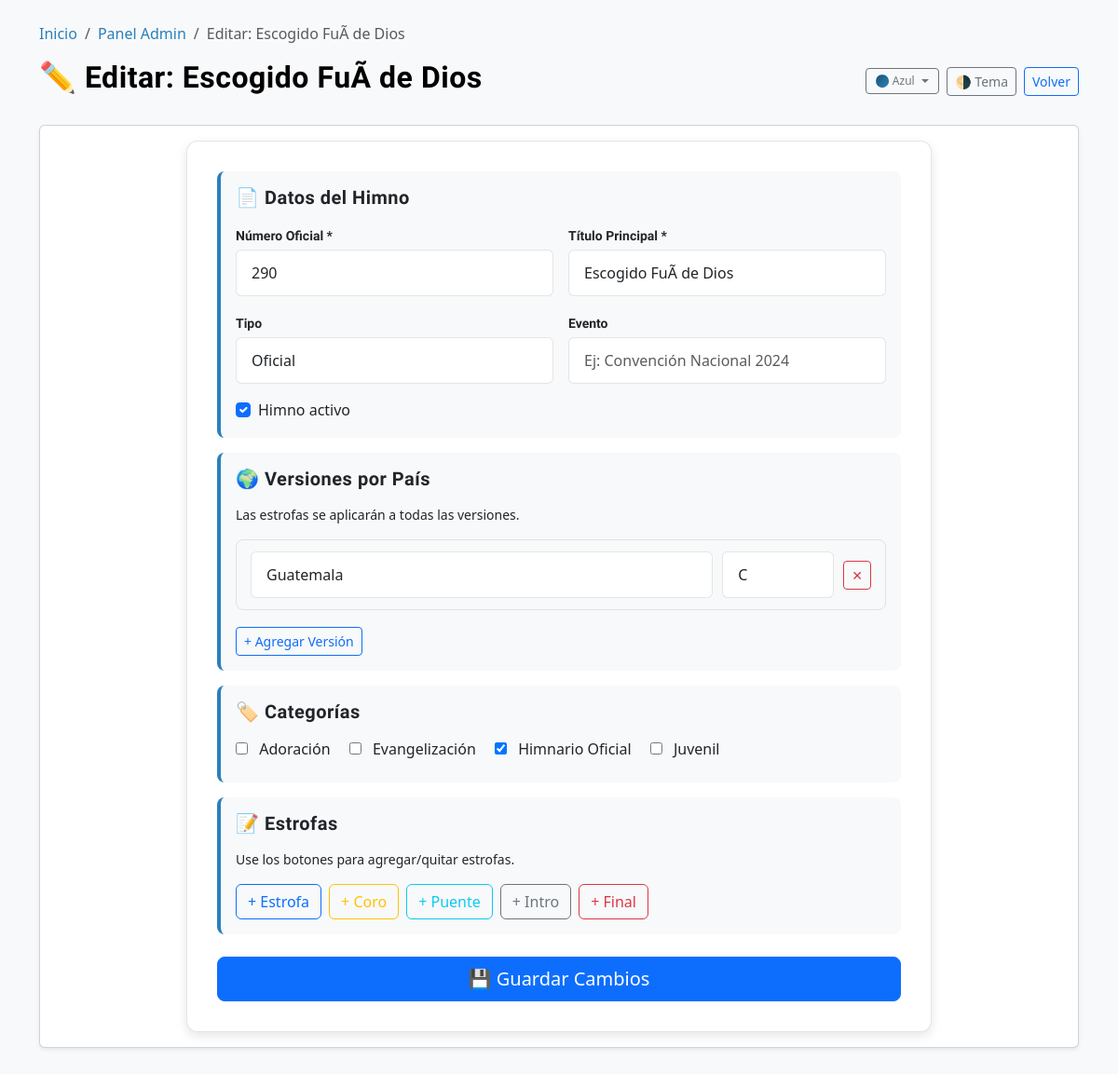
Page /admin/editar.php?id=432 (signed in) on the committed database.
### tables this page shows
CREATE TABLE `himnos` (
  `id` int NOT NULL AUTO_INCREMENT,
  `titulo_principal` varchar(255) NOT NULL,
  `numero_oficial` int DEFAULT NULL,
  `tipo` tinyint(1) NOT NULL DEFAULT '1' COMMENT '1=Oficial, 2=Inspirada, 3=ConvenciÃ³n',
  `evento` varchar(255) DEFAULT NULL COMMENT 'Evento asociado',
  `activo` tinyint(1) NOT NULL DEFAULT '1',
  `fecha_creacion` datetime NOT NULL DEFAULT CURRENT_TIMESTAMP,
  PRIMARY KEY (`id`),
  KEY `idx_himno_numero` (`numero_oficial`),
  KEY `idx_himno_activo` (`activo`)
);

CREATE TABLE `categorias` (
  `id` int NOT NULL AUTO_INCREMENT,
  `nombre` varchar(100) NOT NULL,
  PRIMARY KEY (`id`),
  UNIQUE KEY `nombre` (`nombre`)
);

### admin/editar.php (the view, shortened to what this page needs)
<?php
require_once '../includes/db.php';
require_once '../includes/funciones.php';
$id = isset($_GET['id']) ? (int)$_GET['id'] : 0;
$stmt = $conexion->prepare("SELECT * FROM himnos WHERE id = ? LIMIT 1");
$stmt->bind_param("i", $id);
$stmt->execute();
$himno = $stmt->get_result()->fetch_assoc();
$categorias_del_himno = [];
$stmt_cat = $conexion->prepare("SELECT categoria_id FROM himno_categoria WHERE himno_id = ?");
$stmt_cat->bind_param("i", $id);
$stmt_cat->execute();
$res_cat = $stmt_cat->get_result();
while ($row = $res_cat->fetch_assoc()) {
    $categorias_del_himno[] = (int)$row['categoria_id'];
}
$categorias_list = $conexion->query("SELECT id, nombre FROM categorias ORDER BY nombre ASC");
?>
<!DOCTYPE html>
<html lang="es" data-bs-theme="light">
<head>
    <link href="https://cdn.jsdelivr.net/npm/bootstrap@5.3.0/dist/css/bootstrap.min.css" rel="stylesheet">
    <link rel="stylesheet" href="../css/style.css">
</head>
<body>
<div class="container mt-4 mb-5">
    <?php echo generarBreadcrumbs(['Inicio' => '../index.php', 'Panel Admin' => 'index.php', 'Editar: ' . $himno['titulo_principal'] => null]); ?>
    <div class="d-flex justify-content-between align-items-center mb-4">
        <h2>✏️ Editar: <?php echo sanitizar($himno['titulo_principal']); ?></h2>
        <div class="d-flex gap-2 align-items-center">
            <div class="dropdown d-none d-md-inline-block">
                <button class="btn btn-outline-secondary btn-sm dropdown-toggle d-flex align-items-center gap-1" id="theme-variant-btn" data-bs-toggle="dropdown" aria-expanded="false" style="gap:4px;padding:4px 10px;">
                    <span class="theme-dot" data-theme="blue" style="width:14px;height:14px;border-width:1px;"></span>
                    <span style="font-size:0.75rem;">Azul</span>
                </button>
            </div>
            <button class="btn btn-outline-secondary btn-sm" onclick="Himnario.toggleTheme()">🌗 Tema</button>
            <a href="index.php" class="btn btn-outline-primary btn-sm">Volver</a>
        </div>
    </div>
    <div class="card shadow-sm">
        <div class="card-body">
            <form method="POST" class="admin-form" id="form-himno">
                <div class="form-section">
                    <h5 class="mb-3">📄 Datos del Himno</h5>
                    <div class="form-row">
                        <div>
                            <label class="form-label">Número Oficial *</label>
                            <input type="number" name="numero_oficial" class="form-control" required
                                   value="<?php echo (int)$himno['numero_oficial']; ?>">
                        </div>
                        <div>
                            <label class="form-label">Título Principal *</label>
                            <input type="text" name="titulo_principal" class="form-control" required
                                   value="<?php echo sanitizar($himno['titulo_principal']); ?>">
                        </div>
                    </div>
                    <div class="form-row">
                        <div>
                            <label class="form-label">Tipo</label>
                            <select name="tipo" class="form-select">
                                <option value="1" <?php echo (int)$himno['tipo'] === 1 ? 'selected' : ''; ?>>Oficial</option>
                            </select>
                        </div>
                        <div>
                            <label class="form-label">Evento</label>
                            <input type="text" name="evento" class="form-control"
                                   value="<?php echo sanitizar($himno['evento'] ?? ''); ?>"
                                   placeholder="Ej: Convención Nacional 2024">
                        </div>
                    </div>
                    <div class="form-check mt-2">
                        <input type="checkbox" name="activo" id="activo" class="form-check-input" value="1"
                               <?php echo (int)$himno['activo'] === 1 ? 'checked' : ''; ?>>
                        <label class="form-check-label" for="activo">Himno activo</label>
                    </div>
                </div>
                <div class="form-section">
                    <h5 class="mb-3">🌍 Versiones por País</h5>
                    <p class="form-help-text">Las estrofas se aplicarán a todas las versiones.</p>
                    <div id="versiones-container">
                    </div>
                    <button type="button" class="btn btn-outline-primary btn-sm mt-2" onclick="agregarVersion()">+ Agregar Versión</button>
                </div>
                <div class="form-section">
                    <h5 class="mb-3">🏷️ Categorías</h5>
                    <div>
                        <?php if ($categorias_list && $categorias_list->num_rows > 0):
                            $categorias_list->data_seek(0);
                            while($cat = $categorias_list->fetch_assoc()): ?>
                                <label class="categoria-label">
                                    <input type="checkbox" name="categorias[]" value="<?php echo (int)$cat['id']; ?>"
                                           class="categoria-checkbox"
                                           <?php echo in_array((int)$cat['id'], $categorias_del_himno) ? 'checked' : ''; ?>>
                                    <?php echo sanitizar($cat['nombre']); ?>
                                </label>
                            <?php endwhile; ?>
                        <?php else: ?>
                            <p class="text-muted small">No hay categorías disponibles.</p>
                        <?php endif; ?>
                    </div>
                </div>
                <div class="form-section">
                    <h5 class="mb-3">📝 Estrofas</h5>
                    <p class="form-help-text">Use los botones para agregar/quitar estrofas.</p>
                    <div class="d-flex gap-2 mt-3">
                        <button type="button" class="btn btn-outline-primary" onclick="agregarEstrofa('Estrofa')">+ Estrofa</button>
                        <button type="button" class="btn btn-outline-warning" onclick="agregarEstrofa('Coro')">+ Coro</button>
                        <button type="button" class="btn btn-outline-info" onclick="agregarEstrofa('Puente')">+ Puente</button>
                        <button type="button" class="btn btn-outline-secondary" onclick="agregarEstrofa('Intro')">+ Intro</button>
                        <button type="button" class="btn btn-outline-danger" onclick="agregarEstrofa('Final')">+ Final</button>
                    </div>
                </div>
                <div class="d-grid mt-4">
                    <button type="submit" class="btn btn-primary btn-lg">💾 Guardar Cambios</button>
                </div>
            </form>
        </div>
    </div>
</div>
</body>
</html>

### admin/editar.php (style rules this page uses)
.categoria-checkbox { margin-right: 8px; }
.categoria-label { display: inline-block; margin-right: 16px; margin-bottom: 8px; }

### rows in the picture
himnos: titulo_principal "Escogido FuÃ­ de Dios", numero_oficial "290", tipo "Oficial", activo "☑"
categorias: nombre "Adoración"
categorias: nombre "Evangelización"
categorias: id "☑", nombre "Himnario Oficial"
categorias: nombre "Juvenil"

### other values in the picture
sanitizar($label) "Inicio"
sanitizar($label) "Panel Admin"
sanitizar($label) "Editar: Escogido FuÃ­ de Dios"
